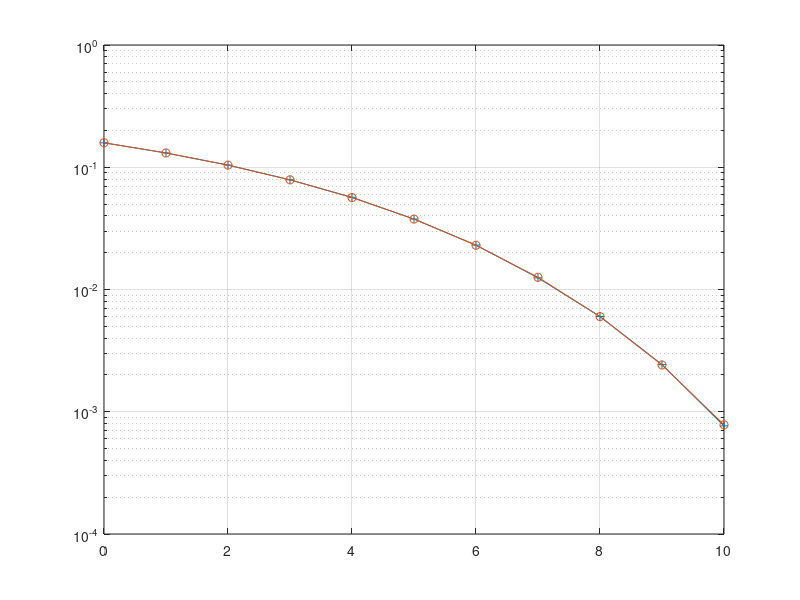

Recreate this plot in MATLAB.
%%Lab-1 BER BPSK
clc;
clear all;
close all;
Nsym = 1e6;
x = randi(2,1,Nsym)-1;
xbpsk =  2*x-1;
snrdb = 0:1:10;
snrlin = 10.^(snrdb./10);
noise = randn(1,Nsym);
n_var = 1./snrlin;
nsd = 1./sqrt(snrlin);
for i = 1:length(snrdb)
    y = xbpsk + noise*nsd(i);
    detect = y>0;
    ber_pract(i) = (sum(abs(x - detect).^2))/Nsym
end
ber_theo = qfunc(sqrt(snrlin))
semilogy(snrdb , ber_pract , '-+');
grid on;
hold on;
semilogy(snrdb , ber_theo , '-o');
grid on;
